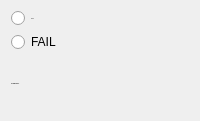
              <widget class="QFrame" name="frame_13">
               <property name="minimumSize">
                <size>
                 <width>0</width>
                 <height>121</height>
                </size>
               </property>
               <property name="maximumSize">
                <size>
                 <width>16777215</width>
                 <height>121</height>
                </size>
               </property>
               <layout class="QVBoxLayout" name="verticalLayout_26">
                <item>
                 <widget class="QRadioButton" name="sys_status_good">
                  <property name="font">
                   <font>
                    <family>Inter</family>
                    <pointsize>-1</pointsize>
                    <weight>50</weight>
                    <bold>false</bold>
                   </font>
                  </property>
                  <property name="text">
                   <string>GOOD</string>
                  </property>
                  <property name="checkable">
                   <bool>true</bool>
                  </property>
                  <property name="checked">
                   <bool>false</bool>
                  </property>
                  <attribute name="buttonGroup">
                   <string notr="true">buttonGroup_15</string>
                  </attribute>
                 </widget>
                </item>
                <item>
                 <widget class="QRadioButton" name="sys_status_fail">
                  <property name="text">
                   <string>FAIL</string>
                  </property>
                  <property name="checkable">
                   <bool>true</bool>
                  </property>
                  <attribute name="buttonGroup">
                   <string notr="true">buttonGroup_15</string>
                  </attribute>
                 </widget>
                </item>
                <item>
                 <widget class="QLabel" name="label_32">
                  <property name="font">
                   <font>
                    <family>Inter</family>
                    <pointsize>-1</pointsize>
                    <weight>75</weight>
                    <bold>true</bold>
                   </font>
                  </property>
                  <property name="text">
                   <string>SYSTEM STATUS</string>
                  </property>
                 </widget>
                </item>
               </layout>
              </widget>
